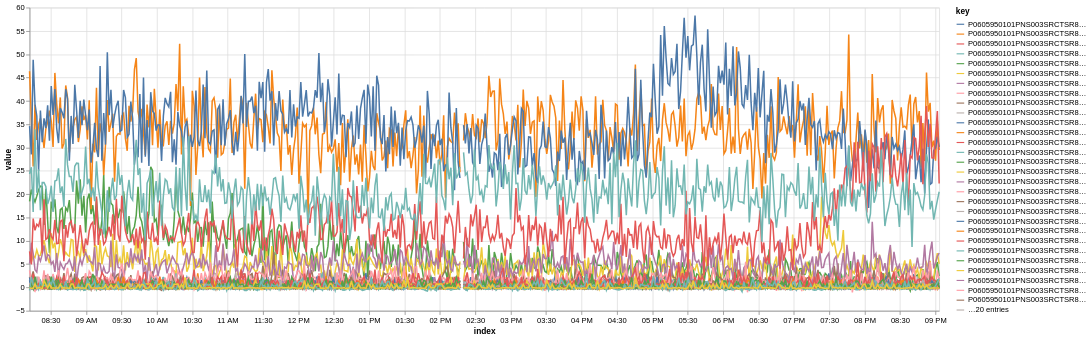

The code cell stored with this chart in its notebook:
### Code cell
trapallada.plot.df(binned_df, columns=[pathlib.Path(c).stem for c in fits_df.columns], index_type='T')

### Figure 1 — Vega-Lite specification as saved in the notebook (floating-point values rounded to 4 significant figures; data arrays with more than 128 entries replaced by an {"elided": "..."} marker saying what was removed)
{"config": {"view": {"continuousWidth": 300, "continuousHeight": 300}}, "data": {"name": "data-d27d3e66b230b3816feb99996f6ffa31"}, "mark": {"type": "line"}, "encoding": {"color": {"field": "key", "type": "nominal"}, "x": {"field": "index", "type": "temporal"}, "y": {"field": "value", "type": "quantitative"}}, "height": 400, "transform": [{"fold": ["P0605950101PNS003SRCTSR8036", "P0605950101PNS003SRCTSR8021", "P0605950101PNS003SRCTSR801A", "P0605950101PNS003SRCTSR8005", "P0605950101PNS003SRCTSR802F", "P0605950101PNS003SRCTSR804C", "P0605950101PNS003SRCTSR8013", "P0605950101PNS003SRCTSR800D", "P0605950101PNS003SRCTSR8037", "P0605950101PNS003SRCTSR8022", "P0605950101PNS003SRCTSR800C", "P0605950101PNS003SRCTSR8012", "P0605950101PNS003SRCTSR802A", "P0605950101PNS003SRCTSR8015", "P0605950101PNS003SRCTSR8007", "P0605950101PNS003SRCTSR800B", "P0605950101PNS003SRCTSR802B", "P0605950101PNS003SRCTSR8029", "P0605950101PNS003SRCTSR8020", "P0605950101PNS003SRCTSR8035", "P0605950101PNS003SRCTSR800A", "P0605950101PNS003SRCTSR801F", "P0605950101PNS003SRCTSR8008", "P0605950101PNS003SRCTSR8014", "P0605950101PNS003SRCTSR8064", "P0605950101PNS003SRCTSR802C", "P0605950101PNS003SRCTSR8032", "P0605950101PNS003SRCTSR8009", "P0605950101PNS003SRCTSR801E", "P0605950101PNS003SRCTSR8002", "P0605950101PNS003SRCTSR801D", "P0605950101PNS003SRCTSR802D", "P0605950101PNS003SRCTSR8017", "P0605950101PNS003SRCTSR805C", "P0605950101PNS003SRCTSR8023", "P0605950101PNS003SRCTSR8016", "P0605950101PNS003SRCTSR8033", "P0605950101PNS003SRCTSR8001", "P0605950101PNS003SRCTSR800E", "P0605950101PNS003SRCTSR801C", "P0605950101PNS003SRCTSR8003", "P0605950101PNS003SRCTSR8018", "P0605950101PNS003SRCTSR8030", "P0605950101PNS003SRCTSR8010", "P0605950101PNS003SRCTSR8019", "P0605950101PNS003SRCTSR801B", "P0605950101PNS003SRCTSR8004", "P0605950101PNS003SRCTSR800F", "P0605950101PNS003SRCTSR803C"]}], "width": 1200, "$schema": "https://vega.github.io/schema/vega-lite/v5.8.0.json", "datasets": {"data-d27d3e66b230b3816feb99996f6ffa31": {"elided": "504 records"}}}
